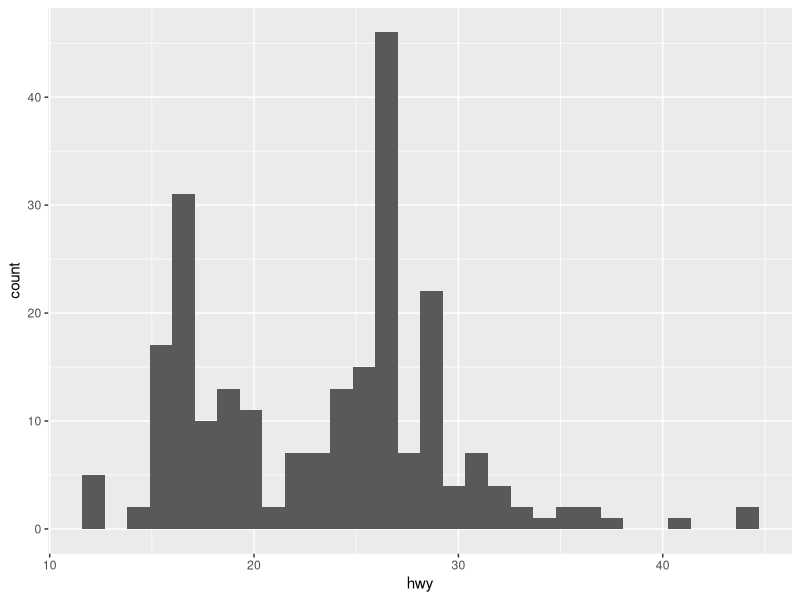
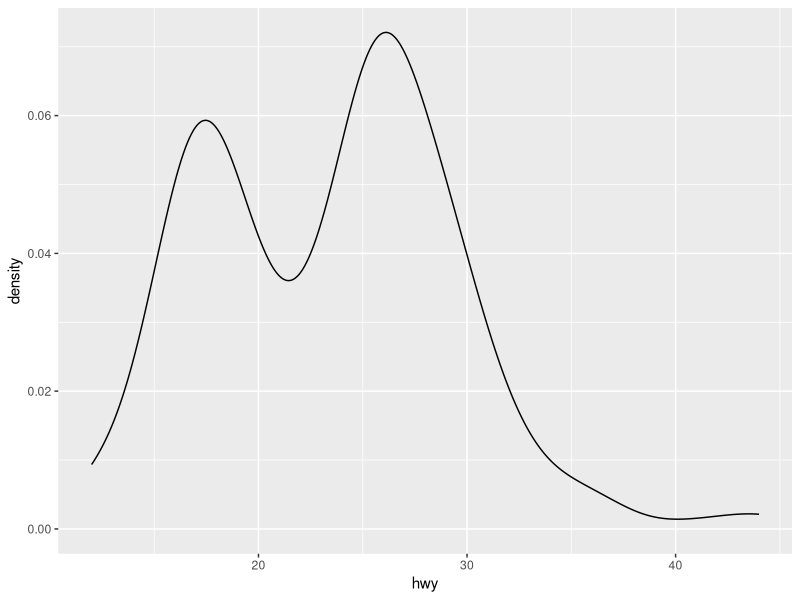
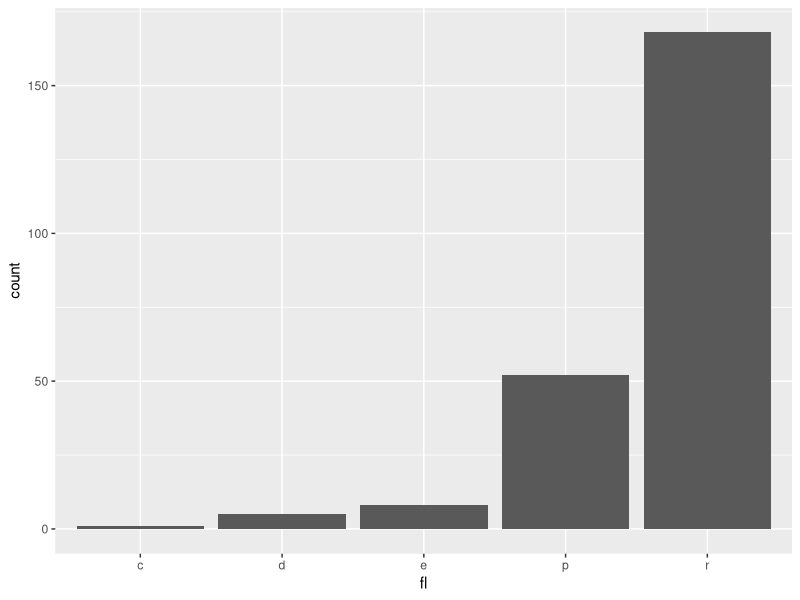

Here is the R script that generated these plots, in order:
## ---- chunk 1
rm(list = ls())
## ---- chunk 2
### One variable plots

## ---- chunk 3
library(tidyverse)
## ---- chunk 4
# Continuous variables: histogram most common
## ---- chunk 5
ggplot(mpg, aes(x = hwy)) +
  geom_histogram()
## ---- chunk 6
# showcase: density
## ---- chunk 7
ggplot(mpg, aes(x = hwy)) +
  geom_density()
## ---- chunk 8
# example for discrete var: barplot
## ---- chunk 9
ggplot(mpg, aes(fl)) +
  geom_bar()
## ---- chunk 10
# Exercise
## ---- chunk 11
browseURL("https://krlmlr.github.io/vistransrep/2019-11-zhr/scatter.html")
